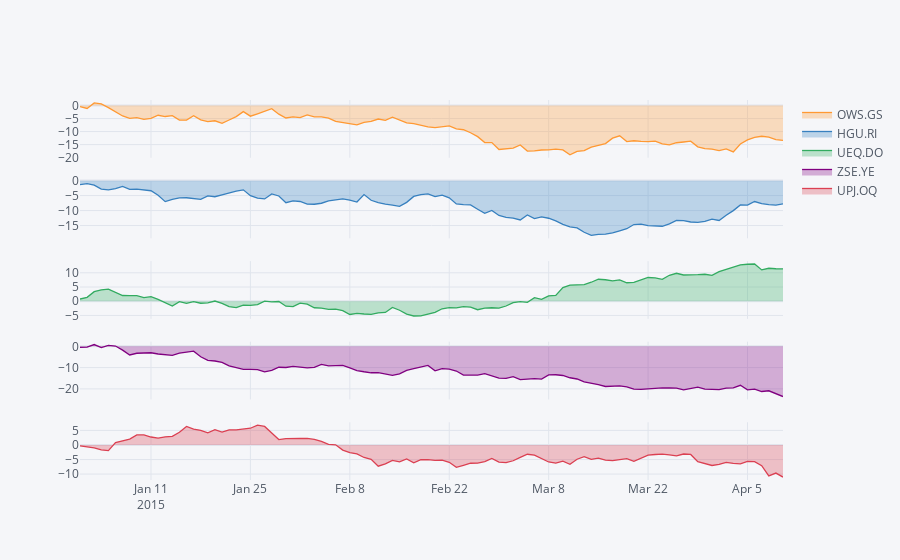

This figure's notebook cell:
### Code cell
df=cf.datagen.lines(5)
fig = df.iplot(asFigure=True, subplots=True, shape=(5,1), shared_xaxes=True, fill=True)
pyo.plot(fig,filename='timeseries.html')
fig.show()
